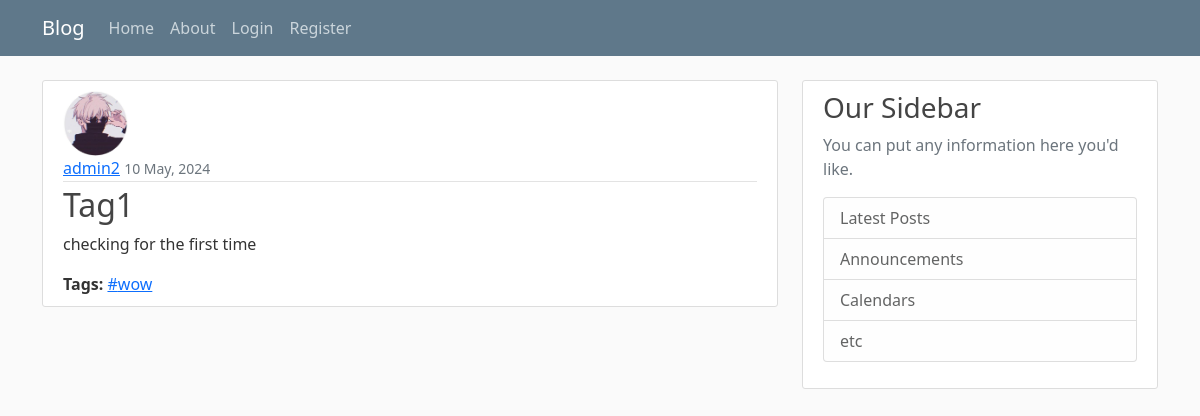
Page /blog/post/1/ on the committed database.
### blog/models.py (models this page shows, shortened)
class Post(models.Model):
    title = models.CharField(max_length=100)
    content = models.TextField()
    date = models.DateTimeField(default=timezone.now)
    author = models.ForeignKey(User, on_delete=models.CASCADE)
    tags = models.ManyToManyField(Tag, blank=True)

class Tag(models.Model):
    name = models.CharField(max_length=50, unique=True)

### users/models.py (models this page shows, shortened)
class Profile(models.Model):
    user = models.OneToOneField(User, on_delete=models.CASCADE)
    image = models.ImageField(default='default.jpg', upload_to='profile_pics')

### blog/views.py (the view)
# urls.py: path('post/<int:pk>/', PostDetailView.as_view(), name='post-detail'),
class PostDetailView(DetailView):
    model = Post

### blog/templates/blog/post_detail.html
{% extends "blog/base.html" %}
{% block content %}
    <article class="media content-section">
        <img class="rounded-circle article-img" src="{{ object.author.profile.image.url }}">
        <div class="media-body">
            <div class="article-metadata">
                <a class="mr-2" href="#">{{ object.author }}</a>
                <small class="text-muted">{{ object.date|date:"d F, Y" }}</small>
            </div>
            <h2>{{ object.title }}</h2>
            <p class="article-content">{{ object.content }}</p>
            {% if object.tags.exists %}
            <div class="article-tags">
                <strong>Tags:</strong>
                {% for tag in object.tags.all %}
                    <a href="{% url 'search-tags' tag.name %}">#{{ tag.name }}</a>
                {% endfor %}
            </div>
            {% endif %}
        </div>
    </article>
{% endblock content %}

### blog/static/blog/main.css (style rules this page uses)
body { background: #fafafa; color: #333333; margin-top: 5rem; }
h1, h2, h3, h4, h5, h6 { color: #444444; }
.content-section { background: #ffffff; padding: 10px 20px; border: 1px solid #dddddd; border-radius: 3px; margin-bottom: 20px; }
.article-content { white-space: pre-line; }
.article-img { height: 65px; width: 65px; margin-right: 16px; }
.article-metadata { padding-bottom: 1px; margin-bottom: 4px; border-bottom: 1px solid #e3e3e3 }

### rows in the picture
Post: author.profile.image (placeholder picture), author "admin2", date "10 May, 2024", title "Tag1", content "checking for the first time"
Tag: name "wow"
